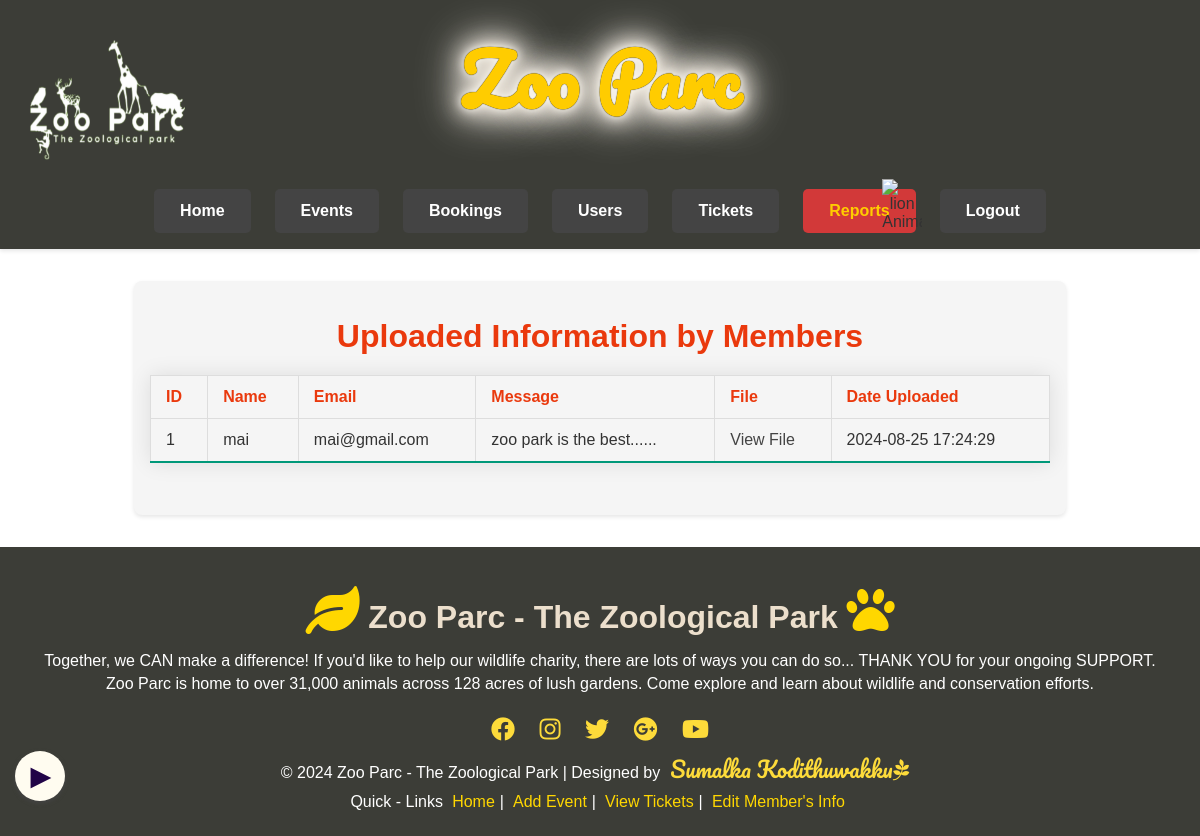
/reports.php (signed in), run on the app's committed database.
### tables this page shows
CREATE TABLE IF NOT EXISTS `contact_submissions` (
  `id` int NOT NULL AUTO_INCREMENT,
  `name` varchar(255) NOT NULL,
  `email` varchar(255) NOT NULL,
  `message` text NOT NULL,
  `file_path` varchar(255) NOT NULL,
  `created_at` timestamp NULL DEFAULT CURRENT_TIMESTAMP,
  PRIMARY KEY (`id`)
);

### reports.php (the view, shortened to what this page needs)
<?php
$servername = "localhost";
$username = "root";
$password = "";
$dbname = "zoo_website";
$conn = new mysqli($servername, $username, $password, $dbname);
$sql = "SELECT id, name, email, message, file_path, created_at FROM contact_submissions ORDER BY created_at DESC";
$result = $conn->query($sql);
?>
<!DOCTYPE html>
<html lang="en">
<head>
    <link rel="stylesheet" href="https://cdnjs.cloudflare.com/ajax/libs/font-awesome/6.6.0/css/all.min.css" />
    <link rel="stylesheet" href="https://cdnjs.cloudflare.com/ajax/libs/font-awesome/5.15.4/css/all.min.css">
    <link href="https://fonts.googleapis.com/css2?family=Dancing+Script:wght@400..700&family=Sevillana&display=swap" rel="stylesheet"><link rel="stylesheet" href="style/index.css">
    <link rel="stylesheet" href="style/index.css">
    <link rel="stylesheet" href="style/information.css">
    <link rel="stylesheet" href="style/scroll up music.css">
    <link rel="stylesheet" href="style/ticket-btn.css">
    <link rel="stylesheet" href="style/map-btn.css">
    <link rel="stylesheet" href="style/loader.css">
</head>
<body>
    <header>
        <div class="header-container">
                <a href="admin_dashboard.php" class="logo">
                    <img src="img/logo.png" alt="Zoo Parc Logo">
                </a>
                <div class="title-nav">
                    <h1>Zoo Parc
                    </h1>
                    <nav>
                        <ul>
                        <li><a href="admin_dashboard.php" class="nav-btn">Home</a></li>
                        <li><a href="manage_events.php" class="nav-btn">Events</a></li>
                       <li><a href="manage_bookings.php" class="nav-btn">Bookings</a></li>
                       <li><a href="manage_users.php" class="nav-btn">Users</a></li>
                      <li><a href="view_ticket_payments.php" class="nav-btn">Tickets</a></li>
                      <li>
                        <div class="nav-item home-item">
                            <a href="reports.php" class="home-button"style="color: #ffcc00;">Reports</a>
                            <div class="animal-animation">
                                <img src="img/lion.gif" class="animal" alt="lion Animation">
                            </div>
                        </div>
                    </li>
                    <li><a href="logout.php" class="nav-btn logout-btn">Logout</a></li>
                        </ul>
                    </nav>
                </div>
        </div>
    </header>
        <main>
        <h2>Uploaded Information by Members</h2>
        <?php if ($result->num_rows > 0): ?>
            <table>
                <thead>
                    <tr>
                        <th>ID</th>
                        <th>Name</th>
                        <th>Email</th>
                        <th>Message</th>
                        <th>File</th>
                        <th>Date Uploaded</th>
                    </tr>
                </thead>
                <tbody>
                    <?php while($row = $result->fetch_assoc()): ?>
                        <tr>
                            <td><?= $row['id']; ?></td>
                            <td><?= htmlspecialchars($row['name']); ?></td>
                            <td><?= htmlspecialchars($row['email']); ?></td>
                            <td><?= nl2br(htmlspecialchars($row['message'])); ?></td>
                            <td><a href="uploaded_files/<?= htmlspecialchars($row['file_path']); ?>" target="_blank">View File</a></td>
                            <td><?= $row['created_at']; ?></td>
                        </tr>
                    <?php endwhile; ?>
                </tbody>
            </table>
        <?php else: ?>
            <p>No submissions found.</p>
        <?php endif; ?>
        </main>
</body>
 <footer
  class="footer">
    <br>
    <div class="footer-bottom">
      <div class="footer-section about">
        <div class="social-icons">
            <p class="footer-head"><i class="fas fa-leaf icon"></i>
                Zoo Parc - The Zoological Park
          <i class="fas fa-paw icon"></i> <br></p>
          <p>Together, we CAN make a difference! If you'd like to help our wildlife charity,
             there are lots of ways you can do so... THANK YOU for your ongoing SUPPORT.</p>
    <p>Zoo Parc is home to over 31,000 animals across 128 acres of lush gardens.
         Come explore and learn about wildlife and conservation efforts.</p> <br>
         <a href="#"><i class="fab fa-facebook"></i></a>
        <a href="#"><i class="fab fa-instagram"></i></a>
        <a href="#"><i class="fab fa-twitter"></i></a>
        <a href="#"><i class="fab fa-google-plus"></i></a>
        <a href="#"><i class="fab fa-youtube"></i></a>
        <p> &copy; 2024 Zoo Parc - The Zoological Park |
            Designed by<a href="https://www.instagram.com/luna.layl_/" class="btn-su"
            target="_blank" >Sumalka Kodithuwakku<i class="fab fa-pagelines icon-lv" id="icon-lv"></i></a></p>
        </div>
        </div>
    </div>
    <div class="quick-links">
        <p> Quick - Links
          <a href="#" class="quick-link-btn">Home</a>|
          <a href="add_event.php" class="quick-link-btn">Add Event</a>|
          <a href="view_member_payments.php" class="quick-link-btn">View Tickets</a>|
          <a href="edit_user.php" class="quick-link-btn">Edit Member's Info</a> </p>
      </div>
</footer>
<div id="audio-control">
  <button id="musicPlaying">&#9654;</button>
</div>
</html>

### style/index.css (style rules this page uses)
body { font-family: 'Arial', sans-serif; margin: 0; padding: 0; background-color: white; color: #333; }
header { background-color: #3C3D37; padding: 1em 0; text-align: center; box-shadow: 0 2px 4px rgba(0, 0, 0, 0.1); position: relative; }
.header-container { display: flex; justify-content: center; align-items: center; width: 90%; max-width: auto; margin: auto; }
.logo { position: absolute; top: 40px; left: 30px; }
.logo img { max-width: 155px; height:120px; }
.title-nav { display: flex; flex-direction: column; align-items: center; width: 100%; }
nav { margin-top: 0px; }
nav ul { list-style: none; padding: 0; margin: 0; display: flex; justify-content: center; gap: 1.5em; align-items: center; }
nav ul li { margin: 0; }
nav ul li a { background-color: #d23939; color: white; text-decoration: none; padding: 0.7em 1.5em; transition: background-color 0.3s, transform 0.3s, color 0.3s; font-weight: bold; border: 2px solid transparent; border-radius: 5px; display: inline-block; transition: background-color 0.3s, color 0.3s; }
.nav-btn { background-color: #444; color: white; text-decoration: none; padding: 0.7em 1.5em; transition: background-color 0.3s, transform 0.3s, color 0.3s; font-weight: bold; border: 2px solid transparent; border-radius: 5px; display: inline-block; }
main { padding: 2em 1em; max-width: 900px; margin: 2em auto; background-color: white; box-shadow: 0 2px 4px rgba(0, 0, 0, 0.1); border-radius: 8px; }
h2 { font-family: 'Comic Sans MS', sans-serif; text-align: center; margin-top: 5px; color: #3C3D37; margin-bottom: 0.5em; font-size: 2em; font-weight: bold; }
footer { background-color: #3C3D37; color: #fff; padding: 20px 0; text-align: center; font-family: 'Arial', sans-serif; position: relative; bottom: 0; width: 100%; }
footer p { margin: 5px 0; color: #fff; }
footer .social-icons { margin-top: 1px; }
footer .social-icons a { margin: 0 10px; color: #fddb3a; text-decoration: none; font-size: 24px; }
footer .social-icons .btn-su { color: fddb3a; font-size: 22px; font-family: 'Pacifico', cursive; }
footer .social-icons .icon { font-size: 1.5em; color: #ffd700; }
footer .social-icons .icon-lv { color: #fddb3a; font-size: 22px; }
footer .footer-head { font-family: 'Comic Sans MS', sans-serif; text-align: center; margin-top: 1px; color: #ECDFCC; margin-bottom: 0.5em; font-size: 2em; font-weight: bold; }
.quick-links .quick-link-btn { text-decoration: none; width: 600px; color: #ffd700; padding: 0.3em; }
.home-item { position: relative; }
.animal-animation { position: absolute; top: -10px; left: 88%; transform: translateX(-50%); display: flex; gap: 10px; }
.animal { width: 40px; animation: play 5s infinite; }

### style/information.css (style rules this page uses)
main { padding: 2em 1em; max-width: 900px; margin: 2em auto; background-color: whitesmoke; box-shadow: 0 2px 4px rgba(0, 0, 0, 0.1); border-radius: 8px; }
main { padding: 2em 1em; max-width: 600px; margin: 2em auto; background-color: whitesmoke; box-shadow: 0 2px 4px rgba(0, 0, 0, 0.1); border-radius: 8px; }
h2 { text-align: center; margin-bottom: 20px; }
button { background-color: rgb(234, 57, 13); color: white; text-decoration: none; padding: 0.7em 1.5em; transition: background-color 0.3s, transform 0.3s, color 0.3s; font-weight: bold; border: 2px solid transparent; border-radius: 5px; display: inline-block; border: 3px solid rgb(234, 57, 13); }
table { width: 100%; border-collapse: collapse; margin: 20px 0; font-size: 1rem; min-width: 600px; box-shadow: 0 0 20px rgba(0, 0, 0, 0.1); }
table thead tr { background-color: whitesmoke; color: rgb(234, 57, 13); text-align: left; font-weight: bold; }
table th, table td { padding: 12px 15px; border: 1px solid #ddd; }
table tbody tr { border-bottom: 1px solid #dddddd; }
table tbody tr:last-of-type { border-bottom: 2px solid #009879; }
a { text-decoration: none; color: #444 ; }

### style/scroll up music.css (style rules this page uses)
#audio-control { position: fixed; bottom: 40px; left: 20px; z-index: 9999; background-color: #fffcf0; padding: 10px; border-radius: 50%; color: rgb(255, 0, 0); box-shadow: 0 2px 4px #444; transition: background-color 0.3s, transform 0.3s; display: flex; justify-content: center; align-items: center; width: 20px; height: 20px; }
#audio-control button { color: #210447; border: none; padding: 1em; border-radius: 50%; cursor: pointer; font-size: 25px; background-color: #fffcf0; transition: background-color 0.3s, transform 0.3s; box-shadow: 0 2px 4px #444; font-weight: bold; display: flex; justify-content: center; align-items: center; width: 20px; height: 20px; }

### data on the page
contact_submissions: id "1", name "mai", email "mai@gmail.com", message "zoo park is the best......", created_at "2024-08-25 17:24:29"
